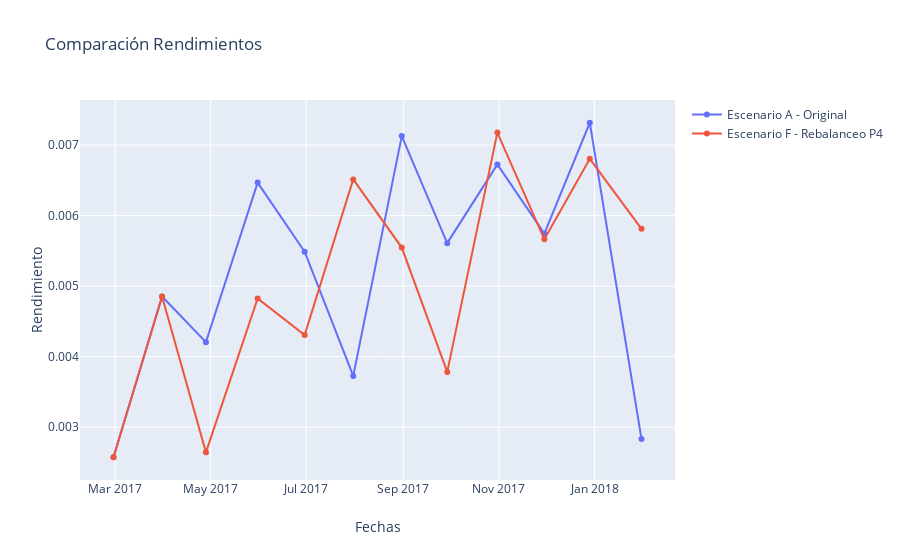

The notebook cell saved with this chart:
### Code cell
x = fechas
data1 = go.Scatter(x=x,y= Rends_mensual, mode= 'lines+markers', name= 'Escenario A - Original')
data6 = go.Scatter(x=x,y= Rends_mensual4, mode= 'lines+markers', name= 'Escenario F - Rebalanceo P4')


data= [data1,data6]
layout = go.Layout(title='Comparación Rendimientos', xaxis=dict(title='Fechas'),yaxis=dict(title='Rendimiento'))
fig = go.Figure(data=data,layout=layout)
iplot(fig, filename = 'Hist')

### Figure 1 — Plotly figure (JSON) as saved in the notebook; plotly's stock layout.template omitted (floating-point values rounded to 4 significant figures)
{"data": [{"mode": "lines+markers", "name": "Escenario A - Original", "type": "scatter", "x": ["2017-02-28", "2017-03-31", "2017-04-28", "2017-05-31", "2017-06-30", "2017-07-31", "2017-08-31", "2017-09-29", "2017-10-31", "2017-11-30", "2017-12-29", "2018-01-31", "2018-02-28"], "y": [0.002574, 0.004854, 0.004206, 0.006468, 0.005489, 0.003727, 0.007127, 0.00561, 0.006726, 0.005745, 0.007317, 0.002832]}, {"mode": "lines+markers", "name": "Escenario F - Rebalanceo P4", "type": "scatter", "x": ["2017-02-28", "2017-03-31", "2017-04-28", "2017-05-31", "2017-06-30", "2017-07-31", "2017-08-31", "2017-09-29", "2017-10-31", "2017-11-30", "2017-12-29", "2018-01-31", "2018-02-28"], "y": [0.002574, 0.004854, 0.002644, 0.004825, 0.004307, 0.006514, 0.005547, 0.003784, 0.007177, 0.005664, 0.006806, 0.005813]}], "layout": {"title": {"text": "Comparación Rendimientos"}, "xaxis": {"title": {"text": "Fechas"}}, "yaxis": {"title": {"text": "Rendimiento"}}}}
